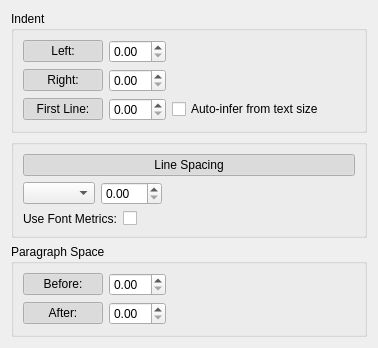
<?xml version="1.0" encoding="UTF-8"?>
<ui version="4.0">
 <class>ParagraphIndentSpacingTab</class>
 <widget class="QWidget" name="ParagraphIndentSpacingTab">
  <property name="geometry">
   <rect>
    <x>0</x>
    <y>0</y>
    <width>378</width>
    <height>328</height>
   </rect>
  </property>
  <property name="whatsThis">
   <string>&lt;p&gt;&lt;ul&gt;&lt;li&gt;&lt;b&gt;Single&lt;/b&gt;: The normal linespacing&lt;/li&gt;&lt;/ul&gt;&lt;/p&gt; </string>
  </property>
  <layout class="QVBoxLayout" name="verticalLayout">
   <item>
    <widget class="QGroupBox" name="indentGroupBox">
     <property name="title">
      <string>Indent</string>
     </property>
     <layout class="QGridLayout" name="gridLayout">
      <item row="0" column="0" alignment="Qt::AlignRight">
       <widget class="QPushButton" name="leftLabel">
        <property name="text">
         <string>Left:</string>
        </property>
        <property name="checkable">
         <bool>true</bool>
        </property>
        <property name="checked">
         <bool>true</bool>
        </property>
        <property name="flat">
         <bool>true</bool>
        </property>
       </widget>
      </item>
      <item row="0" column="1">
       <widget class="KoUnitDoubleSpinBox" name="left"/>
      </item>
      <item row="0" column="3" rowspan="2">
       <spacer>
        <property name="orientation">
         <enum>Qt::Horizontal</enum>
        </property>
        <property name="sizeHint" stdset="0">
         <size>
          <width>0</width>
          <height>0</height>
         </size>
        </property>
       </spacer>
      </item>
      <item row="1" column="0" alignment="Qt::AlignRight">
       <widget class="QPushButton" name="rightLabel">
        <property name="text">
         <string>Right:</string>
        </property>
        <property name="checkable">
         <bool>true</bool>
        </property>
        <property name="checked">
         <bool>true</bool>
        </property>
        <property name="flat">
         <bool>true</bool>
        </property>
       </widget>
      </item>
      <item row="1" column="1">
       <widget class="KoUnitDoubleSpinBox" name="right"/>
      </item>
      <item row="2" column="0" alignment="Qt::AlignRight">
       <widget class="QPushButton" name="firstLineLabel">
        <property name="text">
         <string>First Line:</string>
        </property>
        <property name="checkable">
         <bool>true</bool>
        </property>
        <property name="checked">
         <bool>true</bool>
        </property>
        <property name="flat">
         <bool>true</bool>
        </property>
       </widget>
      </item>
      <item row="2" column="1">
       <widget class="KoUnitDoubleSpinBox" name="first"/>
      </item>
      <item row="2" column="2">
       <widget class="QCheckBox" name="autoTextIndent">
        <property name="text">
         <string>Auto-infer from text size</string>
        </property>
       </widget>
      </item>
     </layout>
    </widget>
   </item>
   <item>
    <widget class="QGroupBox" name="lineSpacingGroupBox">
     <property name="whatsThis">
      <string>&lt;p&gt;&lt;ul&gt;&lt;li&gt;&lt;b&gt;Single&lt;/b&gt;: The normal linespacing&lt;/li&gt;&lt;/ul&gt;&lt;/p&gt; </string>
     </property>
     <property name="title">
      <string/>
     </property>
     <layout class="QGridLayout" name="gridLayout_2">
      <item row="0" column="0" colspan="2">
       <widget class="QPushButton" name="lineSpacingLabel">
        <property name="text">
         <string>Line Spacing</string>
        </property>
        <property name="checkable">
         <bool>true</bool>
        </property>
        <property name="checked">
         <bool>true</bool>
        </property>
        <property name="flat">
         <bool>true</bool>
        </property>
       </widget>
      </item>
      <item row="1" column="0">
       <layout class="QHBoxLayout" stretch="0,0,1">
        <property name="margin">
         <number>0</number>
        </property>
        <item>
         <widget class="QComboBox" name="lineSpacing"/>
        </item>
        <item>
         <widget class="QStackedWidget" name="spacingStack">
          <property name="currentIndex">
           <number>0</number>
          </property>
          <widget class="QWidget" name="unitsPage">
           <layout class="QHBoxLayout">
            <property name="margin">
             <number>0</number>
            </property>
            <item>
             <widget class="KoUnitDoubleSpinBox" name="custom"/>
            </item>
           </layout>
          </widget>
          <widget class="QWidget" name="percentPage">
           <layout class="QHBoxLayout">
            <property name="margin">
             <number>0</number>
            </property>
            <item>
             <widget class="QSpinBox" name="proportional">
              <property name="suffix">
               <string> %</string>
              </property>
              <property name="minimum">
               <number>85</number>
              </property>
              <property name="maximum">
               <number>999</number>
              </property>
              <property name="singleStep">
               <number>5</number>
              </property>
              <property name="value">
               <number>100</number>
              </property>
             </widget>
            </item>
           </layout>
          </widget>
         </widget>
        </item>
        <item>
         <spacer>
          <property name="orientation">
           <enum>Qt::Horizontal</enum>
          </property>
          <property name="sizeHint" stdset="0">
           <size>
            <width>0</width>
            <height>0</height>
           </size>
          </property>
         </spacer>
        </item>
       </layout>
      </item>
      <item row="1" column="1" rowspan="2">
       <spacer name="horizontalSpacer">
        <property name="orientation">
         <enum>Qt::Horizontal</enum>
        </property>
        <property name="sizeHint" stdset="0">
         <size>
          <width>173</width>
          <height>20</height>
         </size>
        </property>
       </spacer>
      </item>
      <item row="2" column="0">
       <layout class="QFormLayout">
        <property name="fieldGrowthPolicy">
         <enum>QFormLayout::ExpandingFieldsGrow</enum>
        </property>
        <property name="margin">
         <number>0</number>
        </property>
        <item row="0" column="0">
         <widget class="QLabel" name="label">
          <property name="text">
           <string>Use Font Metrics:</string>
          </property>
          <property name="buddy">
           <cstring>useFont</cstring>
          </property>
         </widget>
        </item>
        <item row="0" column="1">
         <widget class="QCheckBox" name="useFont">
          <property name="text">
           <string/>
          </property>
         </widget>
        </item>
       </layout>
      </item>
     </layout>
    </widget>
   </item>
   <item>
    <widget class="QGroupBox" name="paragraphSpGroupBoxacing">
     <property name="title">
      <string>Paragraph Space</string>
     </property>
     <layout class="QGridLayout" name="gridLayout_3">
      <item row="0" column="0">
       <widget class="QPushButton" name="beforeLabel">
        <property name="text">
         <string>Before:</string>
        </property>
        <property name="checkable">
         <bool>true</bool>
        </property>
        <property name="checked">
         <bool>true</bool>
        </property>
        <property name="flat">
         <bool>true</bool>
        </property>
       </widget>
      </item>
      <item row="0" column="1">
       <widget class="KoUnitDoubleSpinBox" name="before"/>
      </item>
      <item row="0" column="2" rowspan="2">
       <spacer name="horizontalSpacer_2">
        <property name="orientation">
         <enum>Qt::Horizontal</enum>
        </property>
        <property name="sizeHint" stdset="0">
         <size>
          <width>213</width>
          <height>20</height>
         </size>
        </property>
       </spacer>
      </item>
      <item row="1" column="0">
       <widget class="QPushButton" name="afterLabel">
        <property name="text">
         <string>After:</string>
        </property>
        <property name="checkable">
         <bool>true</bool>
        </property>
        <property name="checked">
         <bool>true</bool>
        </property>
        <property name="flat">
         <bool>true</bool>
        </property>
       </widget>
      </item>
      <item row="1" column="1">
       <widget class="KoUnitDoubleSpinBox" name="after"/>
      </item>
     </layout>
    </widget>
   </item>
   <item>
    <spacer>
     <property name="orientation">
      <enum>Qt::Vertical</enum>
     </property>
     <property name="sizeHint" stdset="0">
      <size>
       <width>313</width>
       <height>16</height>
      </size>
     </property>
    </spacer>
   </item>
  </layout>
 </widget>
 <customwidgets>
  <customwidget>
   <class>KoUnitDoubleSpinBox</class>
   <extends>QDoubleSpinBox</extends>
   <header>KoUnitDoubleSpinBox.h</header>
  </customwidget>
 </customwidgets>
 <resources/>
 <connections/>
</ui>
